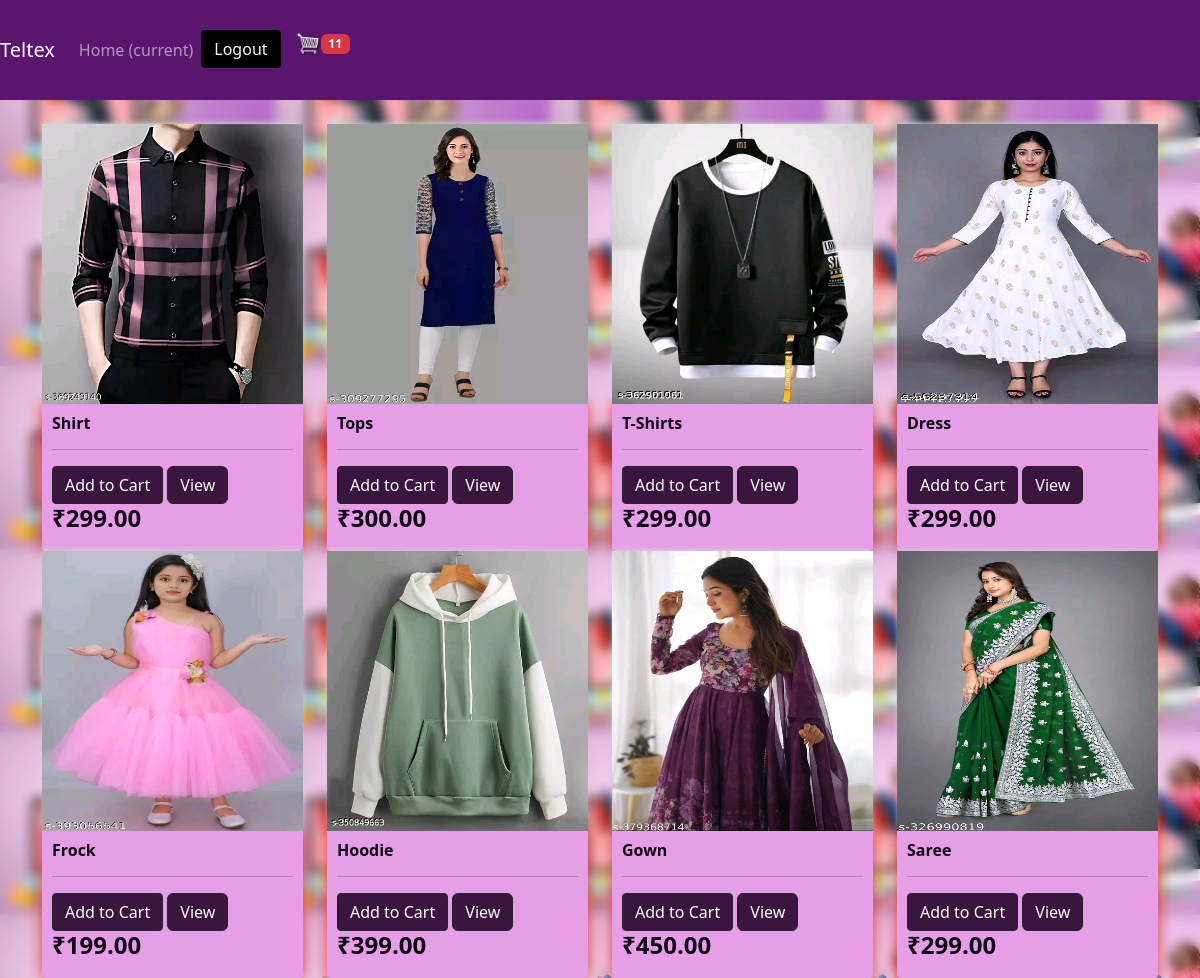
The app's page / (signed in) with its own data.
### Store/models.py (models this page shows, shortened)
class Product(models.Model):
    name =models.CharField(max_length=200)
    price = models.DecimalField(max_digits=7, decimal_places=2)
    digital = models.BooleanField(default=False, null=True, blank=False)
    image = models.ImageField(null=True, blank=True)
    @property
    def imageURL(self):
        try:
            url = self.image.url
        except:
            url = ''
        return url

### Store/views.py (the view)
# urls.py: path('',views.store, name = "store"),
def store(request):
    data = cartData(request)
    cartItems = data['cartItems']
    products = Product.objects.all()
    context ={'products':products, 'cartItems':cartItems}
    return render(request, 'store/store.html',context)

### Store/models.py (called while the page is built)
    @property
    def get_total_quantity(self):
        order_item = self.order_item_set.all()
        total_quantity = sum([order_product.quantity for order_product in order_item])
        return total_quantity

### Store/utils.py (called while the page is built)
def cartData(request):
    if request.user.is_authenticated:
        customer = request.user.customer
        order, created = Order.objects.get_or_create(customer = customer, cart_complete = False)
        items = order.order_item_set.all()
        cartItems = order.get_total_quantity
    else:
        cookieData = cookieCart(request)
        cartItems = cookieData['cartItems']
        order = cookieData['order']
        items = cookieData['items']
    return{'cartItems':cartItems, 'order':order, 'items':items}

### Store/templates/store/store.html
{% extends 'store/main.html' %}
{% load static %}
{% block content %}
    <div class="row">
        {% for product in products %}
        <div class="col-lg-3">
            <img class="thumbnail" src="{{product.imageURL}}" style="height: 280px;">
            <div class="box-element product">
                <h6><strong>{{product.name}}</strong></h6>
                <hr>
                <button data-product = {{product.id}} data-action="add" class="btn btn-outline-dark add-btn update-cart" style="background-color: rgb(58, 21, 61); color: #fcfcfc; border-radius: 4px;">Add to Cart</button>
		        <a class="btn btn-outline-dark" href="#" style="background-color: rgb(58, 21, 61); color: #fcfafa; border-radius: 6px;">View</a>
		        <h4 style="display: inline-block; float: inherit;"><strong>₹{{product.price|floatformat:2}}</strong></h4>
            </div>
        </div>
        {% endfor %}
    </div>
{% endblock content %}

### static/css/main.css (style rules this page uses)
body { background-color: hsl(283, 69%, 87%) }
h1,h2,h3,h4,h5,h6 { color:hsl(278, 89%, 4%); }
.box-element { box-shadow:hsl(0, 72%, 55%) 0 0 16px; background-color: #e69ee6; border-radius: 4px; padding: 10px; }
.thumbnail { width: 100%; height: 200px; -webkit-box-shadow: -1px -3px 5px -2px rgb(10, 10, 10); -moz-box-shadow: -1px -3px 5px -2px rgb(216, 28, 28); box-shadow: -1px -3px 5px -2px rgba(214,214,214,1); }
.product { border-radius: 0 0 4px 4px; }
.btn { border-radius: 0; background-color: black; border-radius: 4px; }
#bg { backdrop-filter: blur(6px); -webkit-backdrop-filter: blur(5px); }

### Store/templates/store/main.html (style rules this page uses)
#bg { backdrop-filter: blur(6px); -webkit-backdrop-filter: blur(5px); }

### records on screen
Product: imageURL (picture), name "Shirt", price "299.00"
Product: imageURL (picture), name "Tops", price "300.00"
Product: imageURL (picture), name "T-Shirts", price "299.00"
Product: imageURL (picture), name "Dress", price "299.00"
Product: imageURL (picture), name "Frock", price "199.00"
Product: imageURL (picture), name "Hoodie", price "399.00"
Product: imageURL (picture), name "Gown", price "450.00"
Product: imageURL (picture), name "Saree", price "299.00"

### other values on screen
{{ cartItems }} "11"
